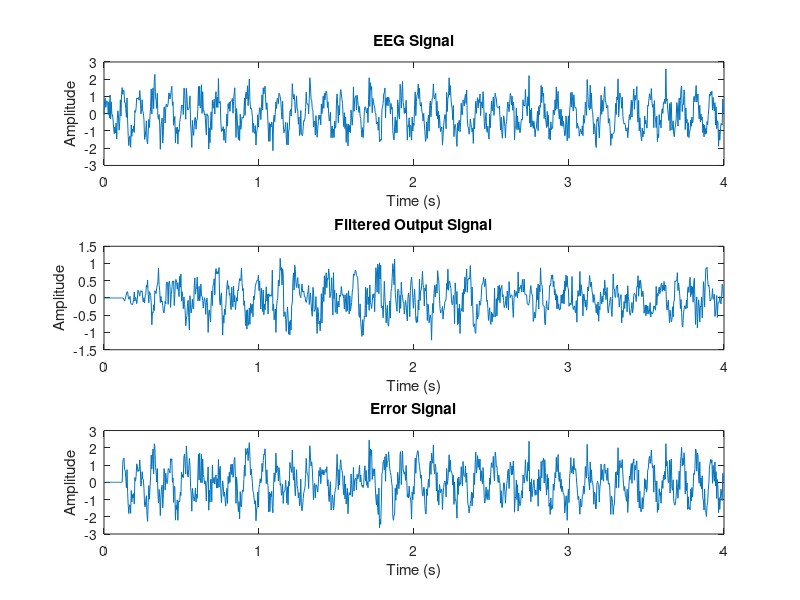

Reproduce this figure in MATLAB.
clc,clear

% Parameters
fs = 256; % Sampling frequency in Hz
N = 1024; % Number of samples
mu = 0.01; % Step size
num_taps = 32; % Number of filter coefficients

% Simulated EEG signal (replace with actual data)
t = (0:N-1)/fs;
eeg_signal = sin(2*pi*10*t) + 0.5*randn(size(t)); % 10 Hz sine wave + noise
reference_signal = randn(size(t)); % Simulated reference signal (e.g., noise)

% Initialize filter coefficients
w = zeros(num_taps, 1); % Ensure w is a column vector (32x1)
output_signal = zeros(size(eeg_signal));
error_signal = zeros(size(eeg_signal));

% Adaptive filtering using LMS
for n = num_taps:N
    % Create the input vector for the current sample
    x = reference_signal(n:-1:n-num_taps+1); % This will be a row vector of size (1x32)

    % Calculate the filter output
    output_signal(n) = w' * x'; % Transpose x to ensure it is a column vector (1x32 -> 32x1)

    % Calculate the error signal
    error_signal(n) = eeg_signal(n) - output_signal(n); % Error signal

    % Update the filter coefficients
    w = w + mu * error_signal(n) * x'; % x should be a column vector; x' is now 32x1
end

% Plot results
figure;
subplot(3, 1, 1);
plot(t, eeg_signal);
title('EEG Signal');
xlabel('Time (s)');
ylabel('Amplitude');

subplot(3, 1, 2);
plot(t, output_signal);
title('Filtered Output Signal');
xlabel('Time (s)');
ylabel('Amplitude');

subplot(3, 1, 3);
plot(t, error_signal);
title('Error Signal');
xlabel('Time (s)');
ylabel('Amplitude');